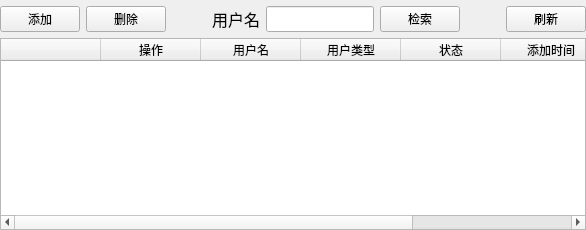
           <widget class="QWidget" name="systemadmin_tab">
            <attribute name="title">
             <string>系统管理员</string>
            </attribute>
            <layout class="QHBoxLayout" name="horizontalLayout_7">
             <property name="leftMargin">
              <number>0</number>
             </property>
             <property name="topMargin">
              <number>0</number>
             </property>
             <property name="rightMargin">
              <number>0</number>
             </property>
             <property name="bottomMargin">
              <number>0</number>
             </property>
             <item>
              <layout class="QVBoxLayout" name="verticalLayout_3">
               <property name="topMargin">
                <number>6</number>
               </property>
               <item>
                <layout class="QHBoxLayout" name="horizontalLayout_5">
                 <item>
                  <widget class="QPushButton" name="add_systemadmin_pushButton">
                   <property name="text">
                    <string>添加</string>
                   </property>
                  </widget>
                 </item>
                 <item>
                  <widget class="QPushButton" name="delete_datamanager_pushButton">
                   <property name="text">
                    <string>删除</string>
                   </property>
                  </widget>
                 </item>
                 <item>
                  <spacer name="horizontalSpacer_4">
                   <property name="orientation">
                    <enum>Qt::Horizontal</enum>
                   </property>
                   <property name="sizeHint" stdset="0">
                    <size>
                     <width>40</width>
                     <height>20</height>
                    </size>
                   </property>
                  </spacer>
                 </item>
                 <item>
                  <widget class="QLabel" name="datamanager_username_label">
                   <property name="font">
                    <font>
                     <family>微软雅黑</family>
                     <pointsize>12</pointsize>
                    </font>
                   </property>
                   <property name="text">
                    <string>用户名</string>
                   </property>
                  </widget>
                 </item>
                 <item>
                  <widget class="QLineEdit" name="datamanager_username_lineEdit">
                   <property name="minimumSize">
                    <size>
                     <width>0</width>
                     <height>26</height>
                    </size>
                   </property>
                  </widget>
                 </item>
                 <item>
                  <widget class="QPushButton" name="datamanager_search_pushButton">
                   <property name="text">
                    <string>检索</string>
                   </property>
                  </widget>
                 </item>
                 <item>
                  <spacer name="horizontalSpacer_5">
                   <property name="orientation">
                    <enum>Qt::Horizontal</enum>
                   </property>
                   <property name="sizeHint" stdset="0">
                    <size>
                     <width>40</width>
                     <height>20</height>
                    </size>
                   </property>
                  </spacer>
                 </item>
                 <item>
                  <widget class="QPushButton" name="datamanager_fresh_pushButton">
                   <property name="text">
                    <string>刷新</string>
                   </property>
                  </widget>
                 </item>
                </layout>
               </item>
               <item>
                <widget class="QTableWidget" name="datamanager_tableWidget">
                 <column>
                  <property name="text">
                   <string/>
                  </property>
                 </column>
                 <column>
                  <property name="text">
                   <string>操作</string>
                  </property>
                 </column>
                 <column>
                  <property name="text">
                   <string>用户名</string>
                  </property>
                 </column>
                 <column>
                  <property name="text">
                   <string>用户类型</string>
                  </property>
                 </column>
                 <column>
                  <property name="text">
                   <string>状态</string>
                  </property>
                 </column>
                 <column>
                  <property name="text">
                   <string>添加时间</string>
                  </property>
                 </column>
                 <column>
                  <property name="text">
                   <string>禁用时间</string>
                  </property>
                 </column>
                </widget>
               </item>
              </layout>
             </item>
            </layout>
           </widget>
